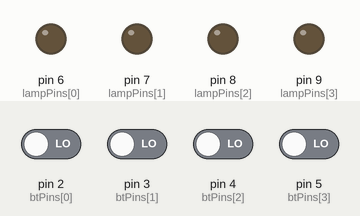
A sketch run on a simulated Arduino Uno, built with avr-gcc and run on an emulated ATmega328P. Shown: output pins drawn as LEDs (lit = HIGH). The test bench sets the inputs (shaded band); at power-on: pin 2 (btPins[0]), pin 3 (btPins[1]), pin 4 (btPins[2]), pin 5 (btPins[3]) LOW.

Above: at 1.2 s.
1.3 s: pin 2 (btPins[0]) driven HIGH
At 2.1 s:
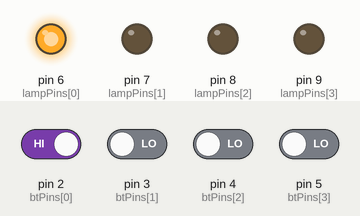
Timing chart, 0 to 4.3 s (numbered marks = the images above; inputs shaded):
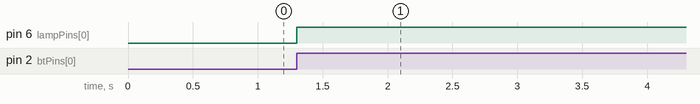

The sketch:

valio_arbitre_electrenique.ino
```cpp
#define PLAYER_COUNT 4

int btPins[PLAYER_COUNT] = {2, 3, 4, 5};
int lampPins[PLAYER_COUNT] = {6, 7, 8, 9};
bool isLampLocked[PLAYER_COUNT] = {false, false, false, false};

void setup() {
  for (int i = 0; i < PLAYER_COUNT; i++) {
    pinMode(btPins[i], INPUT);
    pinMode(lampPins[i], OUTPUT);
    digitalWrite(lampPins[i], LOW);
  }
}

void loop() {
  for (int i = 0; i < PLAYER_COUNT; i++) {
    if (digitalRead(btPins[i]) == HIGH) {
      if (!isLampLocked[i]) {
        digitalWrite(lampPins[i], HIGH);
        isLampLocked[i] = true;
        delay(10000);
        digitalWrite(lampPins[i], LOW);
        isLampLocked[i] = false;
      }
      delay(100); // Delay to debounce the button
    }
  }
}
```

Measured:
- after the input at 1.3 s, pin 6 (lampPins[0]): LOW → HIGH at once
